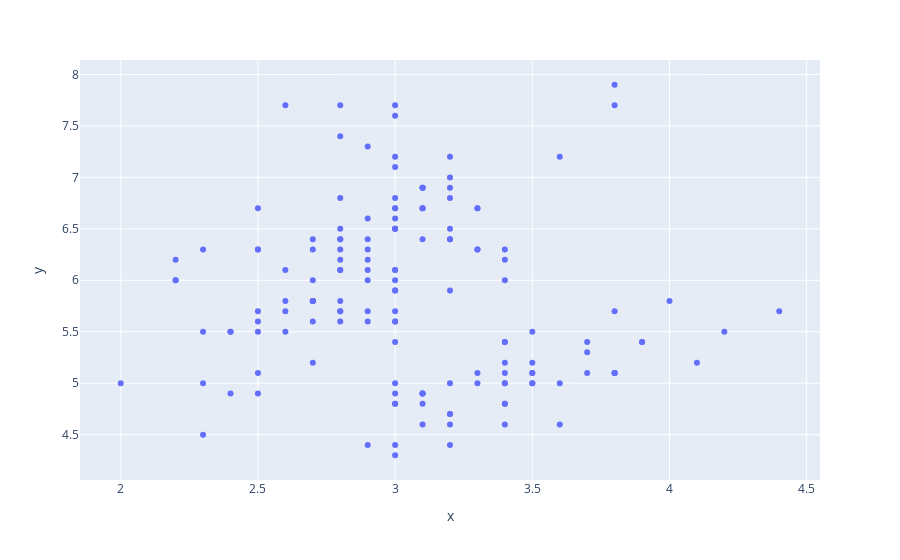

Write notebook code for a chart like this one.
### Markdown cell above
Plotly's `scatter()` can take x and y as str, int or Series or array-like. The following will naturally work:

### Code cell
fig = px.scatter(
    x=iris["sepal_width"].to_list(), 
    y=iris["sepal_length"].to_list())
fig.show()

### Figure 1 — Plotly figure (JSON) as saved in the notebook; plotly's stock layout.template omitted (floating-point values rounded to 4 significant figures; data arrays with more than 128 entries replaced by an {"elided": "..."} marker saying what was removed)
{"data": [{"hovertemplate": "x=%{x}<br>y=%{y}<extra></extra>", "legendgroup": "", "marker": {"color": "#636efa", "symbol": "circle"}, "mode": "markers", "name": "", "orientation": "v", "showlegend": false, "type": "scatter", "x": {"elided": "150 float values"}, "xaxis": "x", "y": {"elided": "150 float values"}, "yaxis": "y"}], "layout": {"legend": {"tracegroupgap": 0}, "margin": {"t": 60}, "xaxis": {"anchor": "y", "domain": [0.0, 1.0], "title": {"text": "x"}}, "yaxis": {"anchor": "x", "domain": [0.0, 1.0], "title": {"text": "y"}}}}
